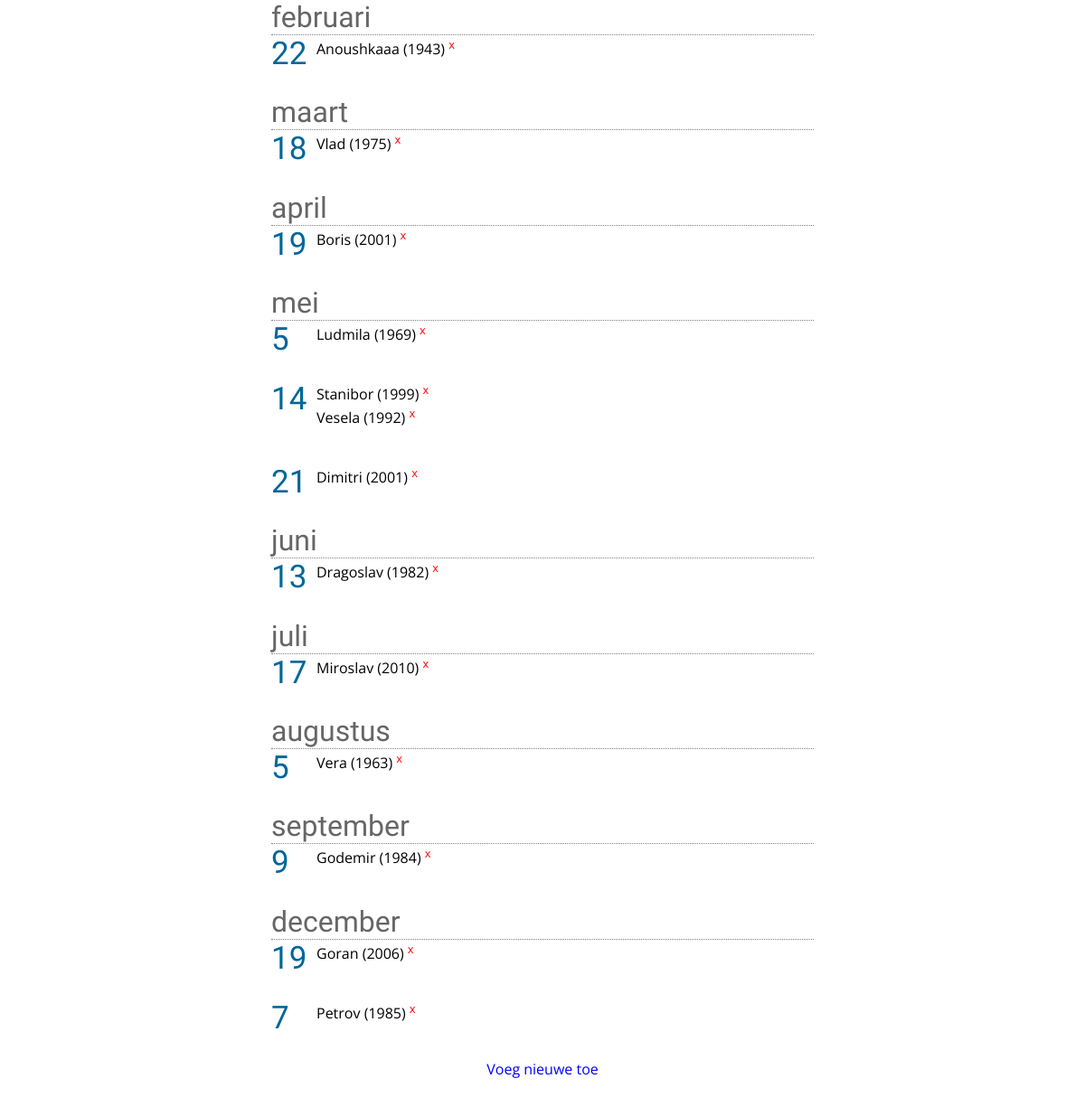
The page / on the database its author committed.
### tables this page shows
CREATE TABLE IF NOT EXISTS `birthdays` (
  `id` int(11) NOT NULL,
  `person` varchar(255) NOT NULL,
  `day` tinyint(4) NOT NULL,
  `month` tinyint(4) NOT NULL,
  `year` smallint(6) DEFAULT NULL
);

### application/models/home_model.php (called while the page is built, shortened)
  <?php
class home_model extends CI_Model
{
    public function read()
    {
        $dbdata = array();
        $this->db->from('birthdays');
        $this->db->order_by('month', 'day');
        $this->db->select('*');
        $query = $this->db->get();
        if ($query->num_rows()) {
            foreach ($query->result_array() as $row) {
                $dbdata[] = array(
                    'id' => $row['id'],
                    'person' => $row['person'],
                    'month' => $row['month'],
                    'day' => $row['day'],
                    'year' => $row['year'],
                );
            }
        }
        return $dbdata;
    }
}

### application/controllers/verjaardag.php (called while the page is built, shortened)
<?php
class verjaardag extends CI_Controller {
	public function index()
	{
	    $data['dataview'] = $this->home_model->read();
        $this->load->view('kalender', $data);
	}
}

### index.php (called while the page is built, shortened)
<?php
require_once BASEPATH.'core/CodeIgniter.php';

### application/views/kalender.php (the view, shortened to what this page needs)
<?php
echo link_tag('css/stylesheet.css');
$maanden = array("", "januari","februari","maart","april","mei","juni","juli","augustus","september","oktober","november","december");
$laatsemaand = '';
$laatstedag = '';
foreach ($dataview as $resultaat){
    $month = $resultaat['month'];
if ($laatsemaand != $month){
    echo '<h1>' . $maanden[$month] . '</h1>';
    $laatstedag = '';
}
if ($laatstedag != $resultaat['day']) {
    echo '<h2>' . $resultaat['day'] . '</h2>';
}
?>
   <p> <a href="<?php echo base_url("verjaardag/verjaardag_aanpassen/" . $resultaat['id']) ?>">
       <?php echo $resultaat['person']; ?> (<?php echo $resultaat['year']; ?>)</a>
      <a onclick="return ConfirmDelete();" type="submit" name="actiondelete" value="1" href="<?php echo base_url('verjaardag/verjaardag_verwijderen/' . $resultaat['id']) ?>">x</a></p>
<?php
$laatsemaand = $resultaat['month'];
$laatstedag = $resultaat['day'];
}
?>
<p>
<a href="verjaardag/verjaardag_toevoegen">Voeg nieuwe toe</a>
</p>

### css/stylesheet.css (style rules this page uses)
h1 { font-family: Open Sans Condensed, sans-serif; font-weight: normal; font-size: 24pt; color: #666; }
h2 { font-family: Open Sans Condensed, sans-serif; font-weight: normal; font-size: 35px; color: #069; margin-bottom: 0; }
h1 { margin: 0; border-bottom: 1px dotted grey; }
h2 { margin: 0; }
h2 ~ p { margin: 0; position: relative; top: -40px; left: 50px; }
p:last-of-type { position: static; }
a { color: black; text-decoration: none; }
a + a { color: red; font-size: 80%; vertical-align: super; }
p:last-of-type a { color: blue; display: block; text-align: center; margin-bottom: 20px; }

### rows shown on the page
birthdays: month "februari", day "22", person "Anoushkaaa", year "1943"
birthdays: month "maart", day "18", person "Vlad", year "1975"
birthdays: month "april", day "19", person "Boris", year "2001"
birthdays: month "mei", day "5", person "Ludmila", year "1969"
birthdays: day "14", person "Stanibor", year "1999"
birthdays: person "Vesela", year "1992"
birthdays: day "21", person "Dimitri", year "2001"
birthdays: month "juni", day "13", person "Dragoslav", year "1982"
birthdays: month "juli", day "17", person "Miroslav", year "2010"
birthdays: month "augustus", day "5", person "Vera", year "1963"
birthdays: month "september", day "9", person "Godemir", year "1984"
birthdays: month "december", day "19", person "Goran", year "2006"
birthdays: day "7", person "Petrov", year "1985"
